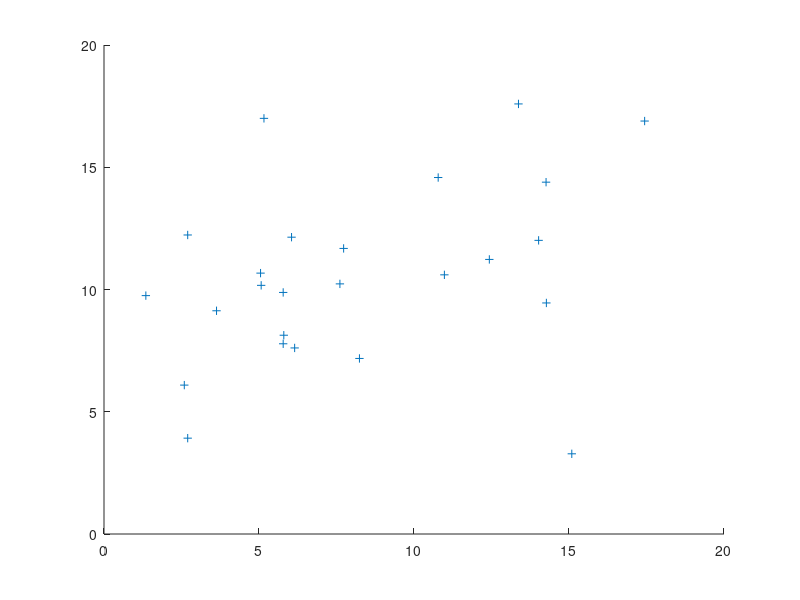

Recreate this plot in MATLAB.
% Excercise 5.22- Constructing confidence intervals for data in table 5.13
load T5-13.dat;

X = T5_13;
[n,p] = size(X);
X_bar = mean(X)';
S = cov(X);

% Q-Q plots of the marginal distribution of fuel, repair and capital costs
normplot(X(:,1));
normplot(X(:,2));
normplot(X(:,3));

% scatter plots from pairs of observation on different variables
plotmatrix(X);
scatter(X(:,1),X(:,2), 'filled')
scatter(X(:,1),X(:,3), 'r', 'filled')
scatter(X(:,2),X(:,3),'+')

% Find suspect outliers who is more than three standard deviations away
% from the mean.
MeanMat = repmat(mean(X),n,1); %Replicate mean vector for n rows
DeviationMat = repmat(std(X),n,1);
outliers = abs(X - MeanMat) > 3*DeviationMat;
outliers

% Remove observations 9, 21 because it appears to be outliers 
X(9,1) = NaN;
X(21,1) = NaN;
X

% Remove any rows containing NaNs from a matrix X.
X(any(isnan(X),2),:) = [];
X

[n,p] = size(X);
X_bar = mean(X)';
S = cov(X);

% Better way to remove observation 9 and 21.  
% X(9,:) = [];
% X(21,:) = [];

% Sii containing p variances S11, S22,...,Spp. 
Sii = diag(S);

% Compute simultanoous T_square intervals at the level of 95% confidence
t_square_int_weight = (p*(n-1)/(n-p)) * finv(.95,p,n-p);
t_square_intervals(:,1) = X_bar - sqrt(t_square_int_weight)*sqrt(Sii/n);
t_square_intervals(:,2) = X_bar + sqrt(t_square_int_weight)*sqrt(Sii/n);

% Compute Bonfferoni intervals at the level of 95% confidence
bonfferoni_int_weight = tinv(1-0.05/(2*p), n-1); 
bonfferoni_intervals(:,1) = X_bar - bonfferoni_int_weight*sqrt(Sii/n);
bonfferoni_intervals(:,2) = X_bar + bonfferoni_int_weight*sqrt(Sii/n);

t_square_intervals
bonfferoni_intervals
